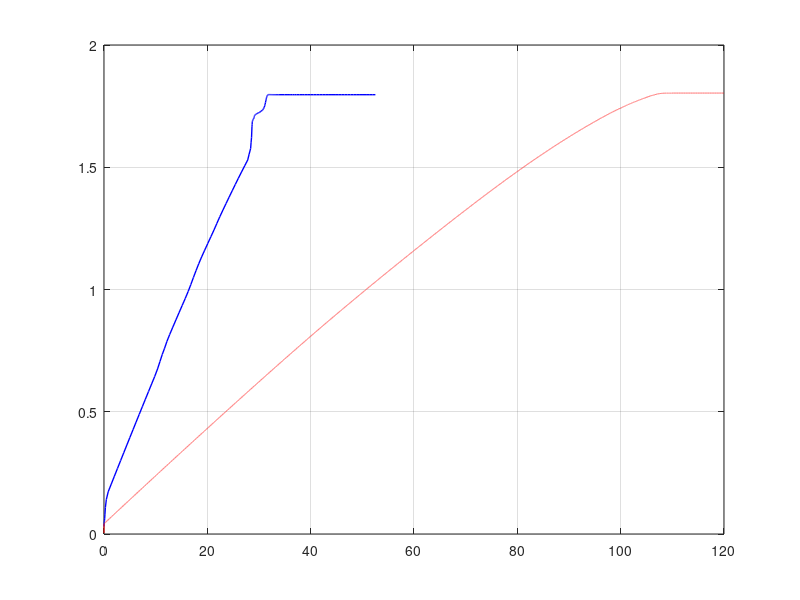

Source code (MATLAB): (Note: this script raises an error after producing the figure.)
%% Load 
clear all;
load('ldo_tran_sch.mat');
load('ldo_tran_pex.mat');
% data includes     

%%
plotwidth = 1;
time = t_sch * 10^6;
timep = t_sch_pex*10^6;
f1 = figure(1);
% p1 = plot(time, vreg_100u_sch, 'r'); hold on;
p1 =   plot(time, vreg_10m_sch, 'b'); hold on;
     %plot(timep, vreg_100u_pex, 'r--');
     plot(timep, vreg_10m_pex, 'r--');
set(p1, 'linewidth', plotwidth);
grid on;

%printing point

% index1 = find(round(vreg_100u_sch, 3) == 1.8, 1);
index2 = find(round(vreg_10m_sch, 3) == 1.8, 1);
% index1p = find(round(vreg_100u_pex, 3) == 1.8, 1);
index2p = find(round(vreg_10m_pex, 3) == 1.8, 1);

% txt1 = sprintf('%d us', round(time(index1)));
txt2 = sprintf('%d us', round(time(index2)));
% txt1p = sprintf('%d us', round(timep(index1p)));
txt2p = sprintf('%d us', round(timep(index2p)));

% text(75, 1.85, txt1, 'color', 'r');
text(93, 1.87, txt2, 'color', 'b');
% text(75, 1.85, txt1p, 'color', 'r');
text(105, 1.87, txt2p, 'color', 'r');

% plot(time(index1), vreg_100u_sch(index1), '*r');
plot(time(index2), vreg_10m_sch(index2), '*b');
% plot(time(index1), vreg_100u_sch(index1), '*r');
plot(timep(index2p), vreg_10m_pex(index2p), '*r');
legend('Pre-layout', 'Post-layout', 'location', 'best');
title('Start up for 10 mA load', 'FontSize', 10);

xlabel('Time, us'); ylabel('Veg, V');
%xlim([0, 50]); 
ylim([0, 2]);

%% save image
set(f1,'Units','Inches');
pos = get(f1,'Position');
set(f1,'PaperPositionMode','Auto','PaperUnits','Inches','PaperSize',[pos(3), pos(4)]);
print(f1, 'ldo_transient_both.pdf', '-dpdf');
movefile('ldo_transient_both.pdf','../img/ldo_transient_both.pdf');